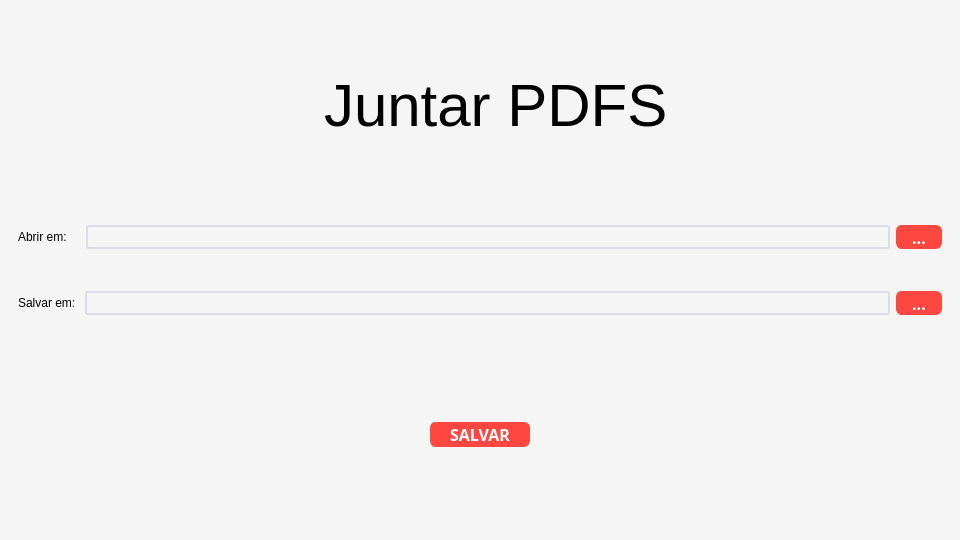
<?xml version="1.0" encoding="UTF-8"?>
<ui version="4.0">
 <author>Felipe C. Novaes</author>
 <class>application_pages</class>
 <widget class="QStackedWidget" name="application_pages">
  <property name="geometry">
   <rect>
    <x>0</x>
    <y>0</y>
    <width>960</width>
    <height>540</height>
   </rect>
  </property>
  <property name="minimumSize">
   <size>
    <width>720</width>
    <height>240</height>
   </size>
  </property>
  <property name="maximumSize">
   <size>
    <width>960</width>
    <height>540</height>
   </size>
  </property>
  <property name="windowTitle">
   <string>StackedWidget</string>
  </property>
  <property name="styleSheet">
   <string notr="true">background-color: rgb(245, 245, 245);</string>
  </property>
  <widget class="QWidget" name="page_1">
   <layout class="QVBoxLayout" name="verticalLayout">
    <item>
     <widget class="QLabel" name="label_6">
      <property name="styleSheet">
       <string notr="true">color: black;
font-size: 60px;
margin-left: 300px;
</string>
      </property>
      <property name="text">
       <string>Juntar PDFS</string>
      </property>
     </widget>
    </item>
    <item>
     <widget class="QFrame" name="frame">
      <property name="maximumSize">
       <size>
        <width>960</width>
        <height>60</height>
       </size>
      </property>
      <property name="frameShape">
       <enum>QFrame::NoFrame</enum>
      </property>
      <property name="frameShadow">
       <enum>QFrame::Raised</enum>
      </property>
      <layout class="QHBoxLayout" name="horizontalLayout_2">
       <item>
        <widget class="QLabel" name="label_2">
         <property name="styleSheet">
          <string notr="true">color: black</string>
         </property>
         <property name="text">
          <string>Abrir em:    </string>
         </property>
        </widget>
       </item>
       <item>
        <widget class="QLineEdit" name="lineEdit_2">
         <property name="maximumSize">
          <size>
           <width>960</width>
           <height>24</height>
          </size>
         </property>
         <property name="styleSheet">
          <string notr="true">    padding-top: 16px;
    width: 100%;
    height: 30px;
    color: #333;
    font-family: nunito,proxima-nova,sans-serif;
    font-style: normal;
    font-size: 14px;
    border: 2px solid #dcdce6;
    border-radius: 3px;
    padding: 0 24px;</string>
         </property>
         <property name="text">
          <string/>
         </property>
         <property name="readOnly">
          <bool>true</bool>
         </property>
        </widget>
       </item>
       <item>
        <widget class="QPushButton" name="pushButton_2">
         <property name="sizePolicy">
          <sizepolicy hsizetype="Minimum" vsizetype="Fixed">
           <horstretch>0</horstretch>
           <verstretch>0</verstretch>
          </sizepolicy>
         </property>
         <property name="maximumSize">
          <size>
           <width>80</width>
           <height>24</height>
          </size>
         </property>
         <property name="baseSize">
          <size>
           <width>0</width>
           <height>0</height>
          </size>
         </property>
         <property name="cursor">
          <cursorShape>PointingHandCursor</cursorShape>
         </property>
         <property name="styleSheet">
          <string notr="true">QPushButton {
    background: #FF4742;
    border: 1px solid #FF4742;
    border-radius: 6px;
    color: #FFFFFF;
    font-family: nunito, proxima-nova, sans-serif;
    font-size: 16px;
    font-weight: 800;
    outline: 0;
    text-align: center;
    text-transform: none;
    vertical-align: middle;
    padding-right: 15px;
    padding-left: 15px;

}

QPushButton:hover {
    background: #DE403A;
}</string>
         </property>
         <property name="text">
          <string>...</string>
         </property>
        </widget>
       </item>
      </layout>
     </widget>
    </item>
    <item>
     <widget class="QFrame" name="frame_2">
      <property name="maximumSize">
       <size>
        <width>960</width>
        <height>60</height>
       </size>
      </property>
      <property name="frameShape">
       <enum>QFrame::NoFrame</enum>
      </property>
      <property name="frameShadow">
       <enum>QFrame::Raised</enum>
      </property>
      <layout class="QHBoxLayout" name="horizontalLayout">
       <item>
        <widget class="QLabel" name="label">
         <property name="styleSheet">
          <string notr="true">color: black</string>
         </property>
         <property name="text">
          <string>Salvar em: </string>
         </property>
        </widget>
       </item>
       <item>
        <widget class="QLineEdit" name="lineEdit">
         <property name="maximumSize">
          <size>
           <width>960</width>
           <height>24</height>
          </size>
         </property>
         <property name="styleSheet">
          <string notr="true">    padding-top: 16px;
    width: 100%;
    height: 30px;
    color: #333;
    font-family: nunito,proxima-nova,sans-serif;
    font-style: normal;
    font-size: 14px;
    border: 2px solid #dcdce6;
    border-radius: 3px;
    padding: 0 24px;</string>
         </property>
         <property name="readOnly">
          <bool>true</bool>
         </property>
        </widget>
       </item>
       <item>
        <widget class="QPushButton" name="pushButton">
         <property name="sizePolicy">
          <sizepolicy hsizetype="Minimum" vsizetype="Fixed">
           <horstretch>0</horstretch>
           <verstretch>0</verstretch>
          </sizepolicy>
         </property>
         <property name="maximumSize">
          <size>
           <width>80</width>
           <height>24</height>
          </size>
         </property>
         <property name="baseSize">
          <size>
           <width>0</width>
           <height>0</height>
          </size>
         </property>
         <property name="cursor">
          <cursorShape>PointingHandCursor</cursorShape>
         </property>
         <property name="styleSheet">
          <string notr="true">QPushButton {
    background: #FF4742;
    border: 1px solid #FF4742;
    border-radius: 6px;
    color: #FFFFFF;
    font-family: nunito, proxima-nova, sans-serif;
    font-size: 16px;
    font-weight: 800;
    outline: 0;
    text-align: center;
    text-transform: none;
    vertical-align: middle;
    padding-right: 15px;
    padding-left: 15px;

}

QPushButton:hover {
    background: #DE403A;
}</string>
         </property>
         <property name="text">
          <string>...</string>
         </property>
        </widget>
       </item>
      </layout>
     </widget>
    </item>
    <item>
     <widget class="QFrame" name="frame_3">
      <property name="frameShape">
       <enum>QFrame::NoFrame</enum>
      </property>
      <property name="frameShadow">
       <enum>QFrame::Raised</enum>
      </property>
      <layout class="QHBoxLayout" name="horizontalLayout_3">
       <item>
        <widget class="QPushButton" name="pushButton_3">
         <property name="minimumSize">
          <size>
           <width>60</width>
           <height>0</height>
          </size>
         </property>
         <property name="maximumSize">
          <size>
           <width>100</width>
           <height>25</height>
          </size>
         </property>
         <property name="cursor">
          <cursorShape>PointingHandCursor</cursorShape>
         </property>
         <property name="layoutDirection">
          <enum>Qt::LeftToRight</enum>
         </property>
         <property name="styleSheet">
          <string notr="true">QPushButton {
    background: #FF4742;
    border: 1px solid #FF4742;
    border-radius: 6px;
    color: #FFFFFF;
    font-family: nunito, proxima-nova, sans-serif;
    font-size: 16px;
    font-weight: 800;
    outline: 0;
    text-align: center;
    text-transform: none;
    vertical-align: middle;
    padding-right: 15px;
    padding-left: 15px;

}

QPushButton:hover {
    background: #DE403A;
}</string>
         </property>
         <property name="text">
          <string>SALVAR</string>
         </property>
        </widget>
       </item>
      </layout>
     </widget>
    </item>
   </layout>
  </widget>
  <widget class="QWidget" name="page_2">
   <layout class="QVBoxLayout" name="verticalLayout_2">
    <item>
     <widget class="QLabel" name="label_5">
      <property name="styleSheet">
       <string notr="true">color: black;
font-size: 60px;
margin-left: 200px;
</string>
      </property>
      <property name="text">
       <string>Converter para PDF</string>
      </property>
     </widget>
    </item>
    <item>
     <widget class="QFrame" name="frame_6">
      <property name="maximumSize">
       <size>
        <width>960</width>
        <height>60</height>
       </size>
      </property>
      <property name="frameShape">
       <enum>QFrame::NoFrame</enum>
      </property>
      <property name="frameShadow">
       <enum>QFrame::Raised</enum>
      </property>
      <layout class="QHBoxLayout" name="horizontalLayout_4">
       <item>
        <widget class="QLabel" name="label_3">
         <property name="styleSheet">
          <string notr="true">color: black</string>
         </property>
         <property name="text">
          <string>Abrir em:    </string>
         </property>
        </widget>
       </item>
       <item>
        <widget class="QLineEdit" name="lineEdit_3">
         <property name="maximumSize">
          <size>
           <width>960</width>
           <height>24</height>
          </size>
         </property>
         <property name="styleSheet">
          <string notr="true">    padding-top: 16px;
    width: 100%;
    height: 30px;
    color: #333;
    font-family: nunito,proxima-nova,sans-serif;
    font-style: normal;
    font-size: 14px;
    border: 2px solid #dcdce6;
    border-radius: 3px;
    padding: 0 24px;</string>
         </property>
         <property name="text">
          <string/>
         </property>
         <property name="readOnly">
          <bool>true</bool>
         </property>
        </widget>
       </item>
       <item>
        <widget class="QPushButton" name="pushButton_4">
         <property name="sizePolicy">
          <sizepolicy hsizetype="Minimum" vsizetype="Fixed">
           <horstretch>0</horstretch>
           <verstretch>0</verstretch>
          </sizepolicy>
         </property>
         <property name="maximumSize">
          <size>
           <width>80</width>
           <height>24</height>
          </size>
         </property>
         <property name="baseSize">
          <size>
           <width>0</width>
           <height>0</height>
          </size>
         </property>
         <property name="cursor">
          <cursorShape>PointingHandCursor</cursorShape>
         </property>
         <property name="styleSheet">
          <string notr="true">QPushButton {
    background: #FF4742;
    border: 1px solid #FF4742;
    border-radius: 6px;
    color: #FFFFFF;
    font-family: nunito, proxima-nova, sans-serif;
    font-size: 16px;
    font-weight: 800;
    outline: 0;
    text-align: center;
    text-transform: none;
    vertical-align: middle;
    padding-right: 15px;
    padding-left: 15px;

}

QPushButton:hover {
    background: #DE403A;
}</string>
         </property>
         <property name="text">
          <string>...</string>
         </property>
        </widget>
       </item>
      </layout>
     </widget>
    </item>
    <item>
     <widget class="QFrame" name="frame_8">
      <property name="maximumSize">
       <size>
        <width>960</width>
        <height>60</height>
       </size>
      </property>
      <property name="frameShape">
       <enum>QFrame::NoFrame</enum>
      </property>
      <property name="frameShadow">
       <enum>QFrame::Raised</enum>
      </property>
      <layout class="QHBoxLayout" name="horizontalLayout_6">
       <item>
        <widget class="QLabel" name="label_4">
         <property name="styleSheet">
          <string notr="true">color: black</string>
         </property>
         <property name="text">
          <string>Salvar em: </string>
         </property>
        </widget>
       </item>
       <item>
        <widget class="QLineEdit" name="lineEdit_4">
         <property name="maximumSize">
          <size>
           <width>960</width>
           <height>24</height>
          </size>
         </property>
         <property name="styleSheet">
          <string notr="true">    padding-top: 16px;
    width: 100%;
    height: 30px;
    color: #333;
    font-family: nunito,proxima-nova,sans-serif;
    font-style: normal;
    font-size: 14px;
    border: 2px solid #dcdce6;
    border-radius: 3px;
    padding: 0 24px;</string>
         </property>
         <property name="readOnly">
          <bool>true</bool>
         </property>
        </widget>
       </item>
       <item>
        <widget class="QPushButton" name="pushButton_5">
         <property name="sizePolicy">
          <sizepolicy hsizetype="Minimum" vsizetype="Fixed">
           <horstretch>0</horstretch>
           <verstretch>0</verstretch>
          </sizepolicy>
         </property>
         <property name="maximumSize">
          <size>
           <width>80</width>
           <height>24</height>
          </size>
         </property>
         <property name="baseSize">
          <size>
           <width>0</width>
           <height>0</height>
          </size>
         </property>
         <property name="cursor">
          <cursorShape>PointingHandCursor</cursorShape>
         </property>
         <property name="styleSheet">
          <string notr="true">QPushButton {
    background: #FF4742;
    border: 1px solid #FF4742;
    border-radius: 6px;
    color: #FFFFFF;
    font-family: nunito, proxima-nova, sans-serif;
    font-size: 16px;
    font-weight: 800;
    outline: 0;
    text-align: center;
    text-transform: none;
    vertical-align: middle;
    padding-right: 15px;
    padding-left: 15px;

}

QPushButton:hover {
    background: #DE403A;
}</string>
         </property>
         <property name="text">
          <string>...</string>
         </property>
        </widget>
       </item>
      </layout>
     </widget>
    </item>
    <item>
     <widget class="QFrame" name="frame_7">
      <property name="frameShape">
       <enum>QFrame::NoFrame</enum>
      </property>
      <property name="frameShadow">
       <enum>QFrame::Raised</enum>
      </property>
      <layout class="QHBoxLayout" name="horizontalLayout_5">
       <item>
        <widget class="QPushButton" name="pushButton_6">
         <property name="minimumSize">
          <size>
           <width>60</width>
           <height>25</height>
          </size>
         </property>
         <property name="maximumSize">
          <size>
           <width>100</width>
           <height>25</height>
          </size>
         </property>
         <property name="cursor">
          <cursorShape>PointingHandCursor</cursorShape>
         </property>
         <property name="layoutDirection">
          <enum>Qt::LeftToRight</enum>
         </property>
         <property name="styleSheet">
          <string notr="true">QPushButton {
    background: #FF4742;
    border: 1px solid #FF4742;
    border-radius: 6px;
    color: #FFFFFF;
    font-family: nunito, proxima-nova, sans-serif;
    font-size: 16px;
    font-weight: 800;
    outline: 0;
    text-align: center;
    text-transform: none;
    vertical-align: middle;
    padding-right: 15px;
    padding-left: 15px;

}

QPushButton:hover {
    background: #DE403A;
}</string>
         </property>
         <property name="text">
          <string>SALVAR</string>
         </property>
        </widget>
       </item>
      </layout>
     </widget>
    </item>
   </layout>
  </widget>
 </widget>
 <resources/>
 <connections/>
</ui>
